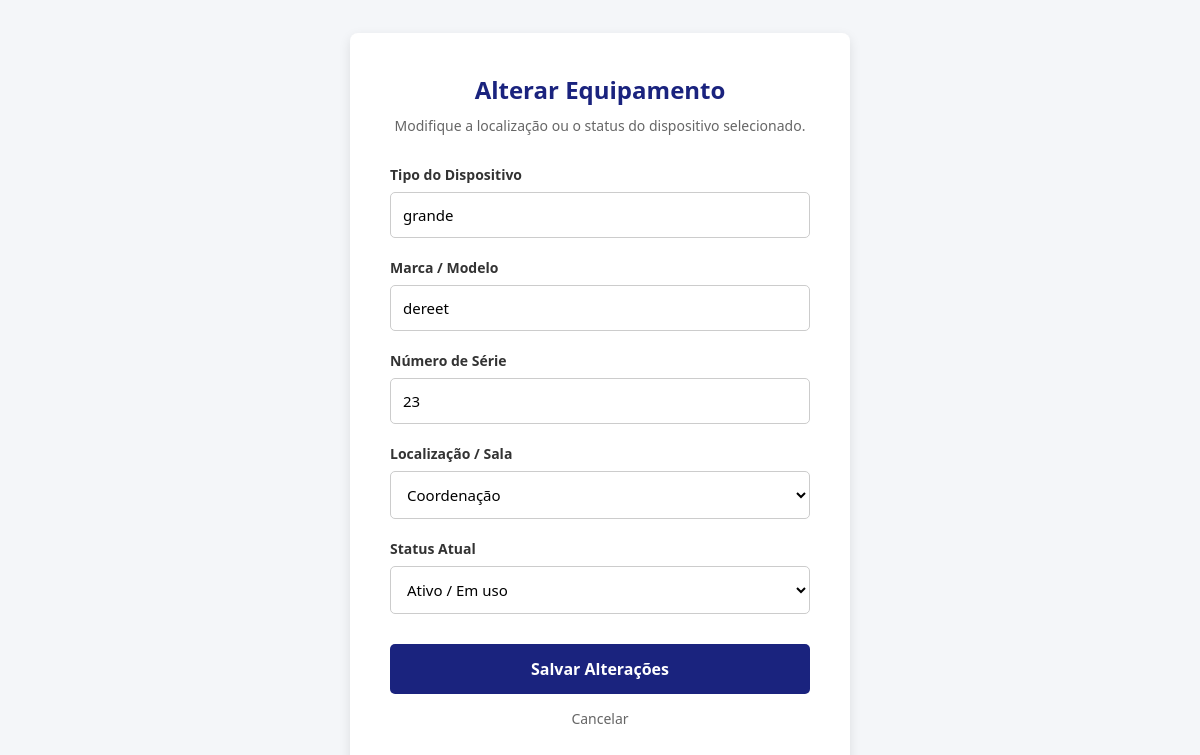
The app's page /editar_equipamento/1 with its own data.
### main.py (models this page shows, shortened)
class Equipamento(db.Model):
    id = db.Column(db.Integer, primary_key=True)
    tipo = db.Column(db.String(50))
    modelo = db.Column(db.String(100))
    serie = db.Column(db.String(50), unique=True)
    sala = db.Column(db.String(50))    # Para mudar o equipamento de sala
    status = db.Column(db.String(50))  # Ex: "Ativo", "Em Manutenção", "Sucata"

### main.py (the view, shortened to what this page needs)
@app.route("/editar_equipamento/<int:id>", methods=["GET", "POST"])
def editar_equipamento(id):
    equipamento = Equipamento.query.get_or_404(id)
    return render_template("editar_equipamento.html", equipamento=equipamento)

### templates/editar_equipamento.html (shortened to what this page needs)
<!DOCTYPE html>
<html lang="pt-br">
<head>
</head>
<body>
    <div class="form-container">
        <h2>Alterar Equipamento</h2>
        <p>Modifique a localização ou o status do dispositivo selecionado.</p>
        <form action="/editar_equipamento/{{ equipamento.id }}" method="POST">
            <div class="form-group">
                <label for="tipo">Tipo do Dispositivo</label>
                <input type="text" id="tipo" name="tipo" value="{{ equipamento.tipo }}" required>
            </div>
            <div class="form-group">
                <label for="modelo">Marca / Modelo</label>
                <input type="text" id="modelo" name="modelo" value="{{ equipamento.modelo }}" required>
            </div>
            <div class="form-group">
                <label for="serie">Número de Série</label>
                <input type="text" id="serie" name="serie" value="{{ equipamento.serie }}" required>
            </div>
            <div class="form-group">
                <label for="sala">Localização / Sala</label>
                <select id="sala" name="sala">
                    <option value="Coordenação" {% if equipamento.sala == 'Coordenação' %}selected{% endif %}>Coordenação</option>
                </select>
            </div>
            <div class="form-group">
                <label for="status">Status Atual</label>
                <select id="status" name="status">
                    <option value="Ativo" {% if equipamento.status == 'Ativo' %}selected{% endif %}>Ativo / Em uso</option>
                </select>
            </div>
            <button type="submit" class="btn-submit">Salvar Alterações</button>
            <a href="/dashboard" class="btn-cancel">Cancelar</a>
        </form>
    </div>
</body>
</html>

### templates/editar_equipamento.html (style rules this page uses)
* { margin: 0; padding: 0; box-sizing: border-box; font-family: 'Segoe UI', Tahoma, Geneva, Verdana, sans-serif; }
body { background-color: #f4f6f9; display: flex; justify-content: center; align-items: center; min-height: 100vh; padding: 20px; }
.form-container { background-color: white; width: 100%; max-width: 500px; padding: 40px; border-radius: 8px; box-shadow: 0 4px 12px rgba(0, 0, 0, 0.1); }
.form-container h2 { color: #1a237e; margin-bottom: 10px; font-size: 24px; text-align: center; }
.form-container p { color: #666; font-size: 14px; text-align: center; margin-bottom: 30px; }
.form-group { margin-bottom: 20px; }
.form-group label { display: block; margin-bottom: 8px; color: #333; font-weight: 600; font-size: 14px; }
.form-group input, .form-group select { width: 100%; padding: 12px; border: 1px solid #ccc; border-radius: 5px; font-size: 15px; outline: none; transition: 0.3s; background-color: #fff; }
.btn-submit { width: 100%; background-color: #1a237e; color: white; padding: 14px; border: none; border-radius: 5px; font-size: 16px; font-weight: bold; cursor: pointer; transition: 0.3s; margin-top: 10px; }
.btn-cancel { display: block; text-align: center; color: #666; text-decoration: none; font-size: 14px; margin-top: 15px; transition: 0.3s; }

### records on screen
Equipamento: tipo "grande", modelo "dereet", serie "23", sala "Coordenação", status "Ativo / Em uso"
